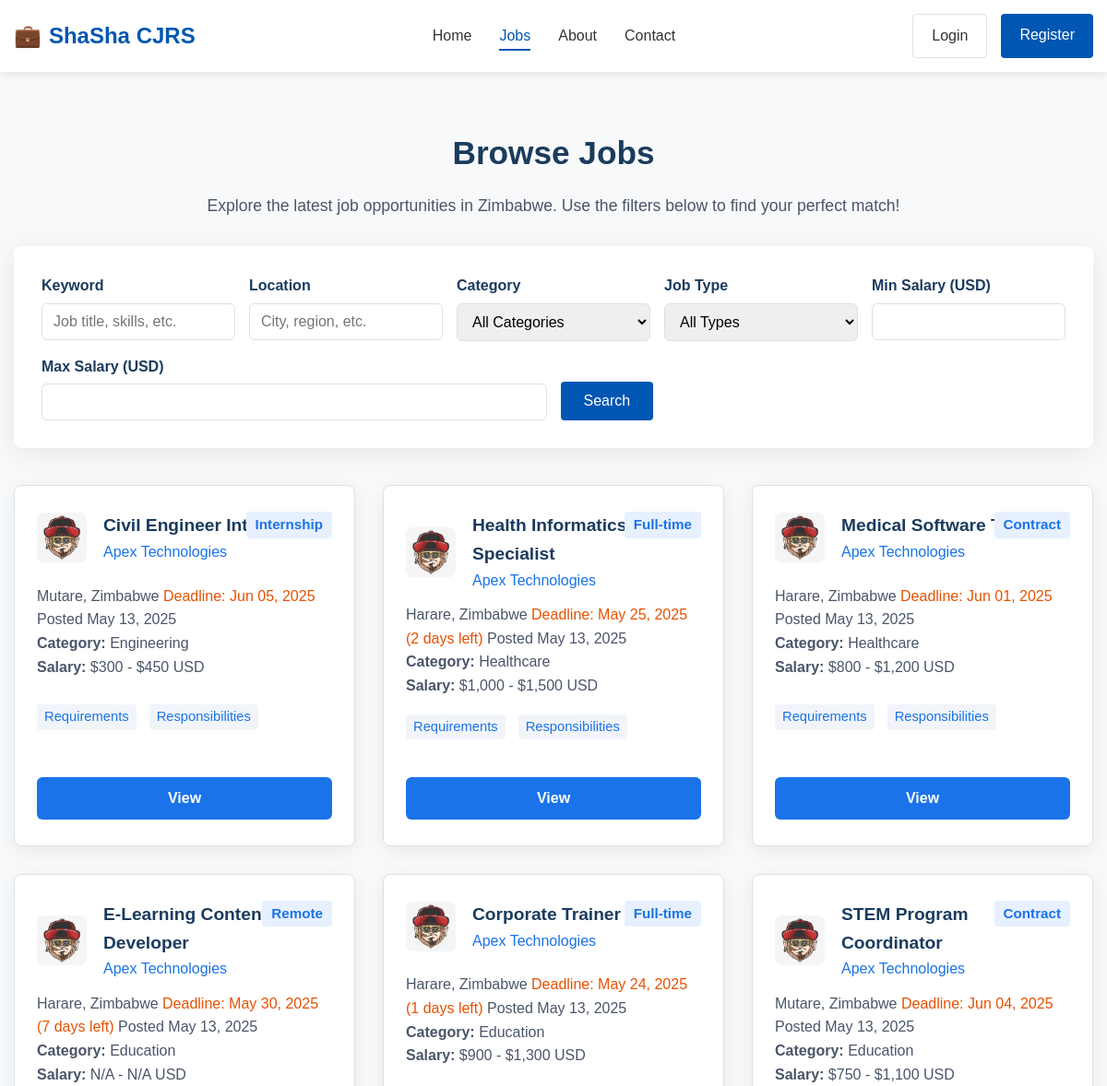
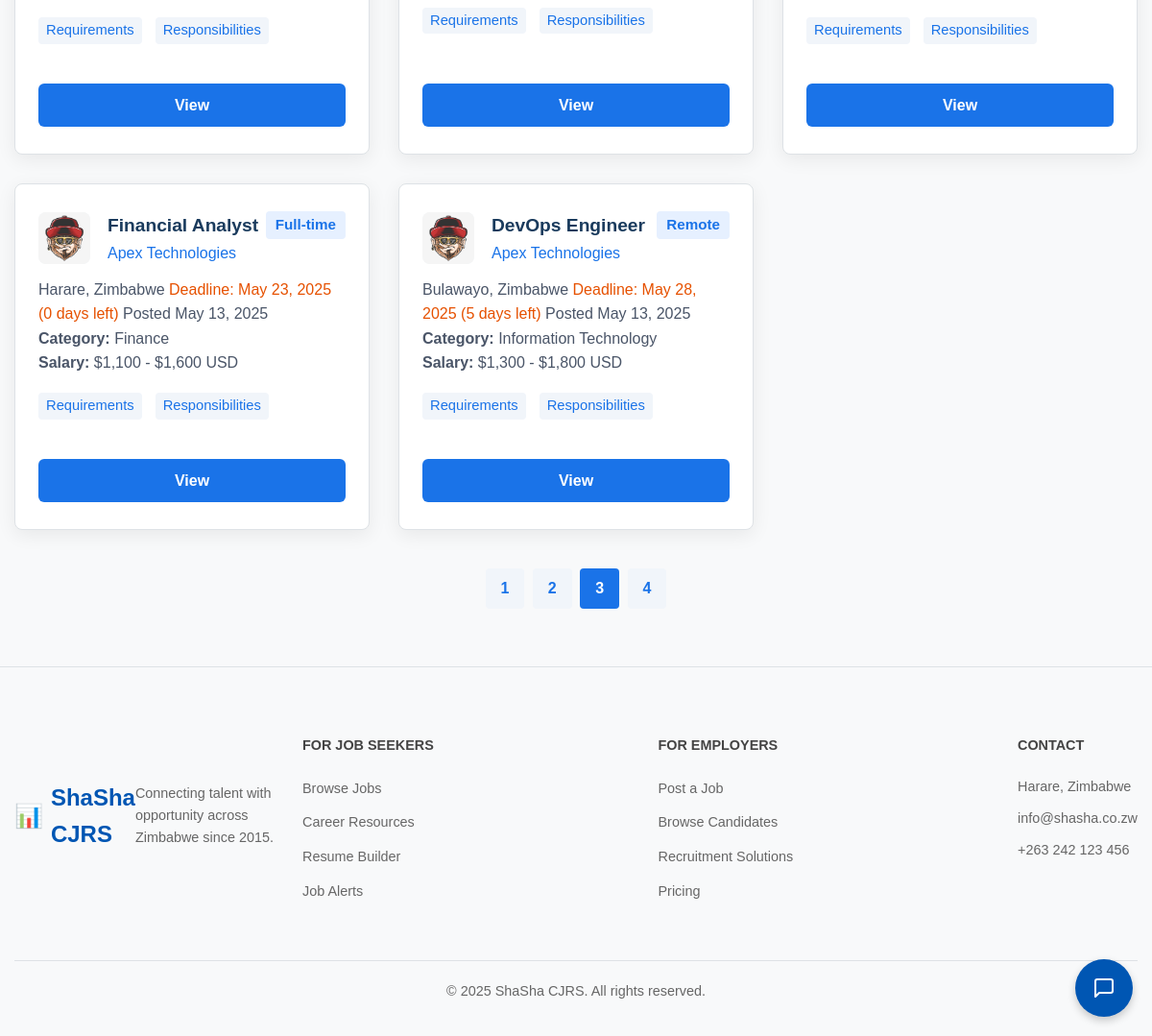
Screenshot of /views/common/jobs.php?page=3 with the database file from the repository (2 pictures, top to bottom).
### tables this page shows
CREATE TABLE `jobs` (
  `job_id` int(11) NOT NULL,
  `employer_id` int(11) NOT NULL,
  `title` varchar(100) NOT NULL,
  `description` text NOT NULL,
  `requirements` text DEFAULT NULL,
  `responsibilities` text DEFAULT NULL,
  `location` varchar(100) DEFAULT NULL,
  `job_type` enum('full-time','part-time','contract','internship','remote') NOT NULL,
  `category` varchar(100) NOT NULL,
  `salary_min` decimal(10,2) DEFAULT NULL,
  `salary_max` decimal(10,2) DEFAULT NULL,
  `salary_currency` varchar(10) DEFAULT 'USD',
  `application_deadline` date DEFAULT NULL,
  `posted_at` timestamp NOT NULL DEFAULT current_timestamp(),
  `updated_at` timestamp NOT NULL DEFAULT current_timestamp() ON UPDATE current_timestamp(),
  `status` enum('active','closed','draft','archived') DEFAULT 'active'
);

CREATE TABLE `employer_profiles` (
  `employer_id` int(11) NOT NULL,
  `user_id` int(11) NOT NULL,
  `company_name` varchar(100) NOT NULL,
  `company_logo` varchar(255) DEFAULT NULL,
  `industry` varchar(100) DEFAULT NULL,
  `company_size` varchar(50) DEFAULT NULL,
  `website` varchar(255) DEFAULT NULL,
  `description` text DEFAULT NULL,
  `location` varchar(100) DEFAULT NULL,
  `verified` tinyint(1) DEFAULT 0,
  `verified_at` timestamp NULL DEFAULT NULL,
  `verified_by` int(11) DEFAULT NULL,
  `business_file` varchar(255) DEFAULT NULL
);

### includes/functions.php (called while the page is built, shortened)
<?php
function is_logged_in() {
    return isset($_SESSION['logged_in']) && $_SESSION['logged_in'] === true;
}

### views/common/jobs.php (the view, shortened to what this page needs)
<?php
require_once $_SERVER['DOCUMENT_ROOT'] . '/systems/claude/shasha/includes/functions.php';
$db = new Database();
$conn = $db->getConnection();
$keyword = isset($_GET['keyword']) ? sanitize($_GET['keyword']) : '';
$location = isset($_GET['location']) ? sanitize($_GET['location']) : '';
$salary_min = isset($_GET['salary_min']) ? (float)$_GET['salary_min'] : '';
$salary_max = isset($_GET['salary_max']) ? (float)$_GET['salary_max'] : '';
$page = isset($_GET['page']) ? max(1, (int)$_GET['page']) : 1;
$limit = 10;
$offset = ($page - 1) * $limit;
$sql = "SELECT j.*, e.company_name, e.company_logo, c.name AS category_name
        FROM jobs j
        JOIN employer_profiles e ON j.employer_id = e.employer_id
        LEFT JOIN job_categories c ON j.category = c.name
        WHERE j.status = 'active'
        AND (j.application_deadline IS NULL OR j.application_deadline >= CURDATE())";
$params = [];
$sql .= " ORDER BY j.posted_at DESC LIMIT $limit OFFSET $offset";
$stmt = $conn->prepare($sql);
$stmt->execute($params);
$jobs = $stmt->fetchAll(PDO::FETCH_ASSOC);
$count_sql = "SELECT COUNT(*) FROM jobs j WHERE j.status = 'active'";
$count_params = [];
$count_stmt = $conn->prepare($count_sql);
$count_stmt->execute($count_params);
$total_jobs = $count_stmt->fetchColumn();
$total_pages = ceil($total_jobs / $limit);
?>
<!DOCTYPE html>
<html lang="en">
<head>
    <link rel="stylesheet" href="<?php echo SITE_URL; ?>/assets/css/style.css">
    <link rel="stylesheet" href="<?php echo SITE_URL; ?>/assets/css/home.css">
</head>
<body>
    <header class="site-header">
        <div class="container">
            <div class="logo">
                <a href="<?php echo SITE_URL; ?>">
                    <span class="icon">💼</span> ShaSha CJRS
                </a>
            </div>
            <nav class="main-nav">
                <ul>
                    <li><a href="<?php echo SITE_URL; ?>/views/common/home.php">Home</a></li>
                    <li><a href="<?php echo SITE_URL; ?>/views/common/jobs.php" class="active">Jobs</a></li>
                    <li><a href="<?php echo SITE_URL; ?>/views/common/about.php">About</a></li>
                    <li><a href="<?php echo SITE_URL; ?>/views/common/contact.php">Contact</a></li>
                </ul>
            </nav>
            <div class="auth-buttons">
                <a href="<?php echo SITE_URL; ?>/views/auth/login.php" class="btn btn-login">Login</a>
                <a href="<?php echo SITE_URL; ?>/views/auth/register.php" class="btn btn-register">Register</a>
            </div>
        </div>
    </header>
    <section class="jobs-list-section">
        <div class="container">
            <div class="jobs-list-header">
                <h1>Browse Jobs</h1>
                <p>Explore the latest job opportunities in Zimbabwe. Use the filters below to find your perfect match!</p>
            </div>
            <form class="advanced-search" method="GET" action="">
                <div class="search-fields">
                    <div class="field">
                        <label for="keyword">Keyword</label>
                        <input type="text" id="keyword" name="keyword" value="<?php echo htmlspecialchars($keyword); ?>" placeholder="Job title, skills, etc.">
                    </div>
                    <div class="field">
                        <label for="location">Location</label>
                        <input type="text" id="location" name="location" value="<?php echo htmlspecialchars($location); ?>" placeholder="City, region, etc.">
                    </div>
                    <div class="field">
                        <label for="category">Category</label>
                        <select id="category" name="category">
                            <option value="">All Categories</option>
                        </select>
                    </div>
                    <div class="field">
                        <label for="type">Job Type</label>
                        <select id="type" name="type">
                            <option value="">All Types</option>
                        </select>
                    </div>
                    <div class="field">
                        <label for="salary_min">Min Salary (USD)</label>
                        <input type="number" id="salary_min" name="salary_min" value="<?php echo htmlspecialchars($salary_min); ?>" min="0" step="100">
                    </div>
                    <div class="field">
                        <label for="salary_max">Max Salary (USD)</label>
                        <input type="number" id="salary_max" name="salary_max" value="<?php echo htmlspecialchars($salary_max); ?>" min="0" step="100">
                    </div>
                    <div class="field" style="align-self: flex-end;">
                        <button type="submit" class="btn btn-search">Search</button>
                    </div>
                </div>
            </form>
            <?php if(count($jobs) === 0): ?>
                <div class="no-jobs">No jobs found. Try adjusting your filters.</div>
            <?php else: ?>
                <div class="job-cards">
                    <?php foreach($jobs as $job): ?>
                        <div class="job-card">
                            <div class="job-header">
                                <div class="company-logo">
                                    <?php if($job['company_logo']): ?>
                                        <img src="<?php echo SITE_URL . '/uploads/' . htmlspecialchars($job['company_logo']); ?>" alt="<?php echo htmlspecialchars($job['company_name']); ?> logo">
                                    <?php else: ?>
                                        <span>🏢</span>
                                    <?php endif; ?>
                                </div>
                                <div class="job-title-company">
                                    <h3><?php echo htmlspecialchars($job['title']); ?></h3>
                                    <div class="company"><?php echo htmlspecialchars($job['company_name']); ?></div>
                                </div>
                                <span class="job-type"><?php echo ucfirst($job['job_type']); ?></span>
                            </div>
                            <div class="job-details">
                                <div class="job-meta">
                                    <span class="location"><i class="fas fa-map-marker-alt"></i> <?php echo htmlspecialchars($job['location']); ?></span>
                                    <span class="job-type"><i class="fas fa-briefcase"></i> <?php echo ucfirst($job['job_type']); ?></span>
                                    <?php if($job['application_deadline']): ?>
                                        <?php
                                        $deadline = new DateTime($job['application_deadline']);
                                        $today = new DateTime();
                                        $interval = $today->diff($deadline);
                                        ?>
                                        <span class="deadline">
                                            <?php
                                            echo 'Deadline: ' . date('M d, Y', strtotime($job['application_deadline']));
                                            if($interval->days <= 7) {
                                                echo ' (' . $interval->days . ' days left)';
                                            }
                                            ?>
                                        </span>
                                    <?php endif; ?>
                                    <span class="posted-date"><i class="fas fa-calendar"></i> Posted <?php echo date('M d, Y', strtotime($job['posted_at'])); ?></span>
                                </div>
                                <div><strong>Category:</strong> <?php echo htmlspecialchars($job['category']); ?></div>
                                <div><strong>Salary:</strong> <?php echo $job['salary_min'] ? '$' . number_format($job['salary_min']) : 'N/A'; ?> - <?php echo $job['salary_max'] ? '$' . number_format($job['salary_max']) : 'N/A'; ?> <?php echo htmlspecialchars($job['salary_currency']); ?></div>
                            </div>
                            <div class="job-tags">
                                <?php if($job['requirements']): ?>
                                    <span class="tag">Requirements</span>
                                <?php endif; ?>
                                <?php if($job['responsibilities']): ?>
                                    <span class="tag">Responsibilities</span>
                                <?php endif; ?>
                            </div>
                            <?php
                            $view_url = SITE_URL . '/views/auth/login.php?redirect=' . urlencode('/views/common/jobs.php?job_id=' . $job['job_id']);
                            $can_view = is_logged_in() && has_role('jobseeker');
                            ?>
                            <a href="<?php echo $can_view ? SITE_URL . '/views/common/job-view.php?job_id=' . $job['job_id'] : $view_url; ?>" class="btn btn-view" <?php if(!$can_view): ?>onclick="return confirm('You need to be logged in as a jobseeker to view job details. You will be redirected to login.')"<?php endif; ?>>View</a>
                        </div>
                    <?php endforeach; ?>
                </div>
            <?php endif; ?>
            <?php if($total_pages > 1): ?>
                <div class="pagination" style="text-align:center;margin-top:40px;">
                    <?php for($i=1;$i<=$total_pages;$i++): ?>
                        <?php
                        $query = $_GET;
                        $query['page'] = $i;
                        $url = '?' . http_build_query($query);
                        ?>
                        <a href="<?php echo $url; ?>" class="<?php if($i==$page) echo 'active'; ?>" style="display:inline-block;padding:8px 16px;margin:0 2px;border-radius:4px;background:<?php echo $i==$page?'#1a73e8':'#f1f5fa'; ?>;color:<?php echo $i==$page?'#fff':'#1a73e8'; ?>;text-decoration:none;font-weight:600;"><?php echo $i; ?></a>
                    <?php endfor; ?>
                </div>
            <?php endif; ?>
        </div>
    </section>
    <footer class="site-footer">
        <div class="container">
            <div class="footer-top">
                <div class="footer-logo">
                    <span class="icon">📊</span> ShaSha CJRS
                    <p>Connecting talent with opportunity across Zimbabwe since 2015.</p>
                </div>
                <div class="footer-links">
                    <div class="link-group">
                        <h3>FOR JOB SEEKERS</h3>
                        <ul>
                            <li><a href="<?php echo SITE_URL; ?>/views/common/jobs.php">Browse Jobs</a></li>
                            <li><a href="<?php echo SITE_URL; ?>/views/auth/login.php">Career Resources</a></li>
                            <li><a href="<?php echo SITE_URL; ?>/views/auth/login.php">Resume Builder</a></li>
                            <li><a href="<?php echo SITE_URL; ?>/views/auth/login.php">Job Alerts</a></li>
                        </ul>
                    </div>
                    <div class="link-group">
                        <h3>FOR EMPLOYERS</h3>
                        <ul>
                            <li><a href="<?php echo SITE_URL; ?>/views/auth/login.php">Post a Job</a></li>
                            <li><a href="<?php echo SITE_URL; ?>/views/auth/login.php">Browse Candidates</a></li>
                            <li><a href="<?php echo SITE_URL; ?>/views/auth/login.php">Recruitment Solutions</a></li>
                            <li><a href="<?php echo SITE_URL; ?>/views/auth/login.php">Pricing</a></li>
                        </ul>
                    </div>
                    <div class="link-group">
                        <h3>CONTACT</h3>
                        <ul class="contact-info">
                            <li>Harare, Zimbabwe</li>
                            <li><a href="mailto:info@shasha.co.zw">info@shasha.co.zw</a></li>
                            <li>+263 242 123 456</li>
                        </ul>
                    </div>
                </div>
            </div>
            <div class="footer-bottom">
                <p>&copy; <?php echo date('Y'); ?> ShaSha CJRS. All rights reserved.</p>
            </div>
        </div>
    </footer>
<div class="chatbot-container">
    <div class="chatbot-icon" id="chatbot-icon">
        <svg xmlns="http://www.w3.org/2000/svg" width="24" height="24" viewBox="0 0 24 24" fill="none" stroke="currentColor" stroke-width="2" stroke-linecap="round" stroke-linejoin="round">
            <path d="M21 15a2 2 0 0 1-2 2H7l-4 4V5a2 2 0 0 1 2-2h14a2 2 0 0 1 2 2z"></path>
        </svg>
    </div>
</div>
</body>
</html>

### rows the page displays
jobs: employer.company_logo (picture), title "Civil Engineer Intern", employer.company_name "Apex Technologies", job_type "Internship", location "Mutare, Zimbabwe", application_deadline "Jun 05, 2025", posted_at "May 13, 2025", category "Engineering", salary_min "300", salary_max "450", salary_currency "USD", shows "Requirements", shows "Responsibilities"
jobs: employer.company_logo (picture), title "Health Informatics Specialist", employer.company_name "Apex Technologies", job_type "Full-time", location "Harare, Zimbabwe", application_deadline "May 25, 2025", application_deadline "2", posted_at "May 13, 2025", category "Healthcare", salary_min "1,000", salary_max "1,500", salary_currency "USD", shows "Requirements", shows "Responsibilities"
jobs: employer.company_logo (picture), title "Medical Software Trainer", employer.company_name "Apex Technologies", job_type "Contract", location "Harare, Zimbabwe", application_deadline "Jun 01, 2025", posted_at "May 13, 2025", category "Healthcare", salary_min "800", salary_max "1,200", salary_currency "USD", shows "Requirements", shows "Responsibilities"
jobs: employer.company_logo (picture), title "E-Learning Content Developer", employer.company_name "Apex Technologies", job_type "Remote", location "Harare, Zimbabwe", application_deadline "May 30, 2025", application_deadline "7", posted_at "May 13, 2025", category "Education", shows "N/A", salary_currency "USD", shows "Requirements", shows "Responsibilities"
jobs: employer.company_logo (picture), title "Corporate Trainer", employer.company_name "Apex Technologies", job_type "Full-time", location "Harare, Zimbabwe", application_deadline "May 24, 2025", application_deadline "1", posted_at "May 13, 2025", category "Education", salary_min "900", salary_max "1,300", salary_currency "USD", shows "Requirements", shows "Responsibilities"
jobs: employer.company_logo (picture), title "STEM Program Coordinator", employer.company_name "Apex Technologies", job_type "Contract", location "Mutare, Zimbabwe", application_deadline "Jun 04, 2025", posted_at "May 13, 2025", category "Education", salary_min "750", salary_max "1,100", salary_currency "USD", shows "Requirements", shows "Responsibilities"
jobs: employer.company_logo (picture), title "Financial Analyst", employer.company_name "Apex Technologies", job_type "Full-time", location "Harare, Zimbabwe", application_deadline "May 23, 2025", application_deadline "0", posted_at "May 13, 2025", category "Finance", salary_min "1,100", salary_max "1,600", salary_currency "USD", shows "Requirements", shows "Responsibilities"
jobs: employer.company_logo (picture), title "DevOps Engineer", employer.company_name "Apex Technologies", job_type "Remote", location "Bulawayo, Zimbabwe", application_deadline "May 28, 2025", application_deadline "5", posted_at "May 13, 2025", category "Information Technology", salary_min "1,300", salary_max "1,800", salary_currency "USD", shows "Requirements", shows "Responsibilities"
